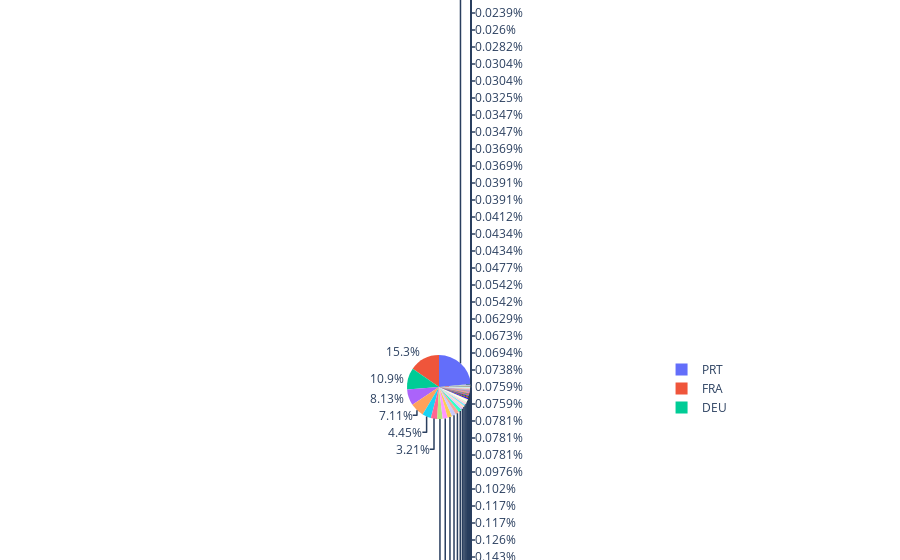

The code cell stored with this chart in its notebook:
### Code cell
px.pie(city_hotel,values=city_hotel.country.value_counts(),names=city_hotel.country.value_counts().index)

### Figure 1 — Plotly figure (JSON) as saved in the notebook; plotly's stock layout.template omitted (floating-point values rounded to 4 significant figures; data arrays with more than 128 entries replaced by an {"elided": "..."} marker saying what was removed)
{"data": [{"domain": {"x": [0, 1], "y": [0, 1]}, "hovertemplate": "label=%{label}<br>value=%{value}<extra></extra>", "labels": {"elided": "151 mixed values"}, "legendgroup": "", "name": "", "showlegend": true, "type": "pie", "values": {"elided": "151 int values"}}], "layout": {"legend": {"tracegroupgap": 0}, "margin": {"t": 60}}}
